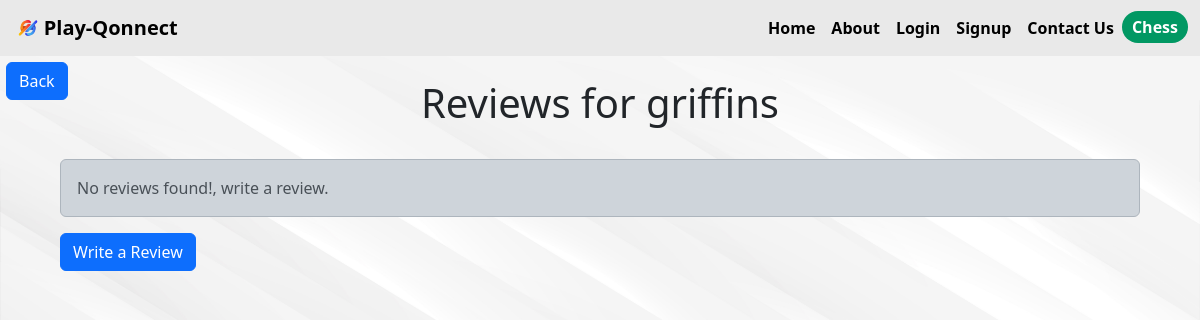
/turf/2/reviews, run on an earlier commit of the app's database.
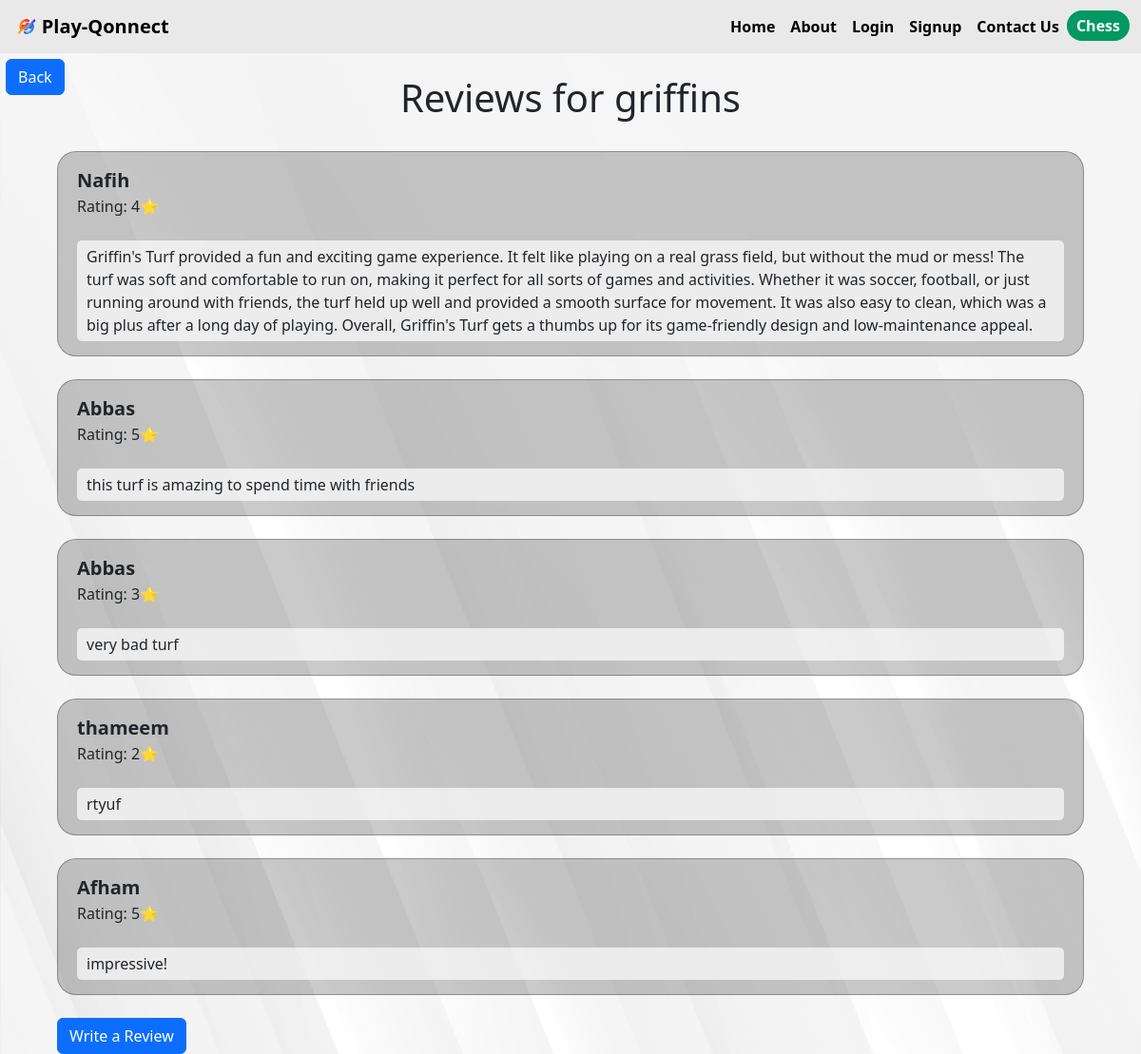
And on a later commit of the database.
### app.py (models this page shows)
class TurfReview(db.Model):
    id = db.Column(db.Integer, primary_key=True)
    turf_id = db.Column(db.Integer, db.ForeignKey('turf.id'), nullable=False)
    user_id = db.Column(db.Integer, db.ForeignKey('user.id'), nullable=False)
    rating = db.Column(db.Integer, nullable=False)
    review_text = db.Column(db.Text, nullable=False)
    user = db.relationship('User', backref='reviews')

class User(db.Model, UserMixin):
    id = db.Column(db.Integer, primary_key=True)
    username = db.Column(db.String(20), nullable=False, unique=True)
    email = db.Column(db.String(120), nullable=False, unique=True)
    password = db.Column(db.String(80), nullable=False)

### app.py (the view)
@app.route('/turf/<int:turf_id>/reviews')
def turf_reviews(turf_id):
    turf = Turf.query.get_or_404(turf_id)
    reviews = TurfReview.query.filter_by(turf_id=turf_id).options(joinedload(TurfReview.user)).all()
    return render_template('turf_reviews.html', turf=turf, reviews=reviews)

### templates/turf_reviews.html (shortened to what this page needs)
{% extends 'layout.html' %}  {% block body %}
<a
  class="btn btn-primary"
  style="margin: 0.5%"
  href="{{ url_for('dashboard') }}"
>
  Back
</a>
<div class="secbody">
  <h1 class="turfhead" style="margin-top: -2.5%">
    Reviews for {{ turf.turf_name }}
  </h1>
  <br />
  {% if reviews |length==0 %}
  <div class="alert alert-dark" role="alert">
    No reviews found!, write a review.
  </div>
  {% else %} {% for review in reviews %}
  <div class="smallsec">
    <div class="revname">{{review.user.username }}</div>
    Rating: {{ review.rating }}⭐<br /><br />
    <div class="revdesc">{{ review.review_text }}</div>
  </div>
  <br />
  {% endfor %} {% endif %}
  <a
    class="btn btn-primary"
    href="{{ url_for('write_review', turf_id=turf.id) }}"
    >Write a Review</a
  >
</div>
{% endblock body %}

What changed in the data, as far as the page shows it:
now on this page (row edited): TurfReview: user.username "Nafih", rating "4", review_text "Griffin's Turf provided a fun and exciting game experience. It felt like playing on a real grass field, but without the mud or mess! The turf was soft and comfortable to run on, making it perfect for all sorts of games and activities. Whether it was soccer, football, or just running around with friends, the turf held up well and provided a smooth surface for movement. It was also easy to clean, which was a big plus after a long day of playing. Overall, Griffin's Turf gets a thumbs up for its game-friendly design and low-maintenance appeal."
added TurfReview: user.username "Abbas", rating "5", review_text "this turf is amazing to spend time with friends"
added TurfReview: user.username "Abbas", rating "3", review_text "very bad turf"
added TurfReview: user.username "thameem", rating "2", review_text "rtyuf"
added TurfReview: user.username "Afham", rating "5", review_text "impressive!"
Also different on the page:
text no longer shown: "No reviews found!, write a review."
